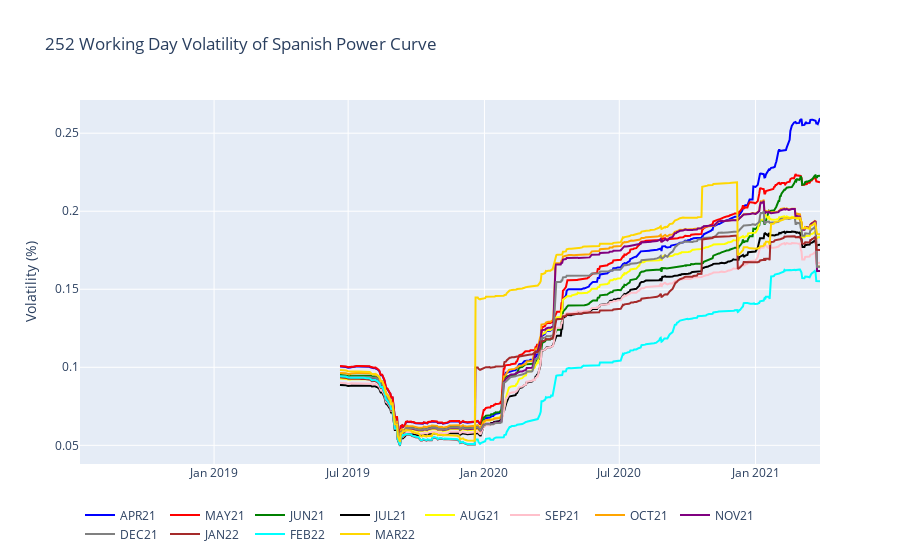
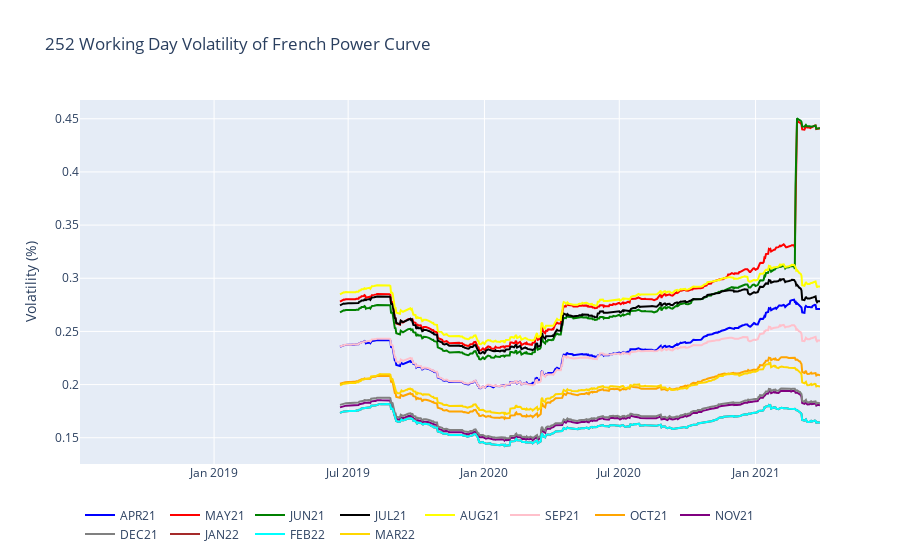

The cell these charts' notebook holds for them, in order:
### Markdown cell above
### Output Screen

### Code cell
display(fig_vol1)
display(fig_vol2)
put_values=european_vanilla_option(S=greeks['LastClosing1'],K=greeks['LastClosing2'],T=greeks['T_Value_days'],r=0.023,sigma=greeks['MutualVola_K'],option='put')
call_values=european_vanilla_option(S=greeks['LastClosing1'],K=greeks['LastClosing2'],T=greeks['T_Value_days'],r=0.023,sigma=greeks['MutualVola_K'],option='call')
greeks['PUT_STRIKE_VALUES']=put_values
greeks['CALL_STRIKE_VALUES']=call_values
display(greeks)

### Figure 1 — Plotly figure (JSON) as saved in the notebook; plotly's stock layout.template omitted (floating-point values rounded to 4 significant figures; data arrays with more than 128 entries replaced by an {"elided": "..."} marker saying what was removed)
{"data": [{"connectgaps": true, "line": {"color": "blue"}, "name": "APR21", "type": "scatter", "x": {"elided": "714 str values"}, "y": {"elided": "714 float values"}}, {"connectgaps": true, "line": {"color": "red"}, "name": "MAY21", "type": "scatter", "x": {"elided": "714 str values"}, "y": {"elided": "714 float values"}}, {"connectgaps": true, "line": {"color": "green"}, "name": "JUN21", "type": "scatter", "x": {"elided": "714 str values"}, "y": {"elided": "714 float values"}}, {"connectgaps": true, "line": {"color": "black"}, "name": "JUL21", "type": "scatter", "x": {"elided": "714 str values"}, "y": {"elided": "714 float values"}}, {"connectgaps": true, "line": {"color": "yellow"}, "name": "AUG21", "type": "scatter", "x": {"elided": "714 str values"}, "y": {"elided": "714 float values"}}, {"connectgaps": true, "line": {"color": "pink"}, "name": "SEP21", "type": "scatter", "x": {"elided": "714 str values"}, "y": {"elided": "714 float values"}}, {"connectgaps": true, "line": {"color": "orange"}, "name": "OCT21", "type": "scatter", "x": {"elided": "714 str values"}, "y": {"elided": "714 float values"}}, {"connectgaps": true, "line": {"color": "purple"}, "name": "NOV21", "type": "scatter", "x": {"elided": "714 str values"}, "y": {"elided": "714 float values"}}, {"connectgaps": true, "line": {"color": "grey"}, "name": "DEC21", "type": "scatter", "x": {"elided": "714 str values"}, "y": {"elided": "714 float values"}}, {"connectgaps": true, "line": {"color": "brown"}, "name": "JAN22", "type": "scatter", "x": {"elided": "714 str values"}, "y": {"elided": "714 float values"}}, {"connectgaps": true, "line": {"color": "cyan"}, "name": "FEB22", "type": "scatter", "x": {"elided": "714 str values"}, "y": {"elided": "714 float values"}}, {"connectgaps": true, "line": {"color": "gold"}, "name": "MAR22", "type": "scatter", "x": {"elided": "714 str values"}, "y": {"elided": "714 float values"}}], "layout": {"legend": {"orientation": "h", "x": 0, "y": -0.1}, "title": {"text": "252 Working Day Volatility of Spanish Power Curve"}, "yaxis": {"title": {"text": "Volatility (%)"}}}}

### Figure 2 — Plotly figure (JSON) as saved in the notebook; plotly's stock layout.template omitted (floating-point values rounded to 4 significant figures; data arrays with more than 128 entries replaced by an {"elided": "..."} marker saying what was removed)
{"data": [{"connectgaps": true, "line": {"color": "blue"}, "name": "APR21", "type": "scatter", "x": {"elided": "714 str values"}, "y": {"elided": "714 float values"}}, {"connectgaps": true, "line": {"color": "red"}, "name": "MAY21", "type": "scatter", "x": {"elided": "714 str values"}, "y": {"elided": "714 float values"}}, {"connectgaps": true, "line": {"color": "green"}, "name": "JUN21", "type": "scatter", "x": {"elided": "714 str values"}, "y": {"elided": "714 float values"}}, {"connectgaps": true, "line": {"color": "black"}, "name": "JUL21", "type": "scatter", "x": {"elided": "714 str values"}, "y": {"elided": "714 float values"}}, {"connectgaps": true, "line": {"color": "yellow"}, "name": "AUG21", "type": "scatter", "x": {"elided": "714 str values"}, "y": {"elided": "714 float values"}}, {"connectgaps": true, "line": {"color": "pink"}, "name": "SEP21", "type": "scatter", "x": {"elided": "714 str values"}, "y": {"elided": "714 float values"}}, {"connectgaps": true, "line": {"color": "orange"}, "name": "OCT21", "type": "scatter", "x": {"elided": "714 str values"}, "y": {"elided": "714 float values"}}, {"connectgaps": true, "line": {"color": "purple"}, "name": "NOV21", "type": "scatter", "x": {"elided": "714 str values"}, "y": {"elided": "714 float values"}}, {"connectgaps": true, "line": {"color": "grey"}, "name": "DEC21", "type": "scatter", "x": {"elided": "714 str values"}, "y": {"elided": "714 float values"}}, {"connectgaps": true, "line": {"color": "brown"}, "name": "JAN22", "type": "scatter", "x": {"elided": "714 str values"}, "y": {"elided": "714 float values"}}, {"connectgaps": true, "line": {"color": "cyan"}, "name": "FEB22", "type": "scatter", "x": {"elided": "714 str values"}, "y": {"elided": "714 float values"}}, {"connectgaps": true, "line": {"color": "gold"}, "name": "MAR22", "type": "scatter", "x": {"elided": "714 str values"}, "y": {"elided": "714 float values"}}], "layout": {"legend": {"orientation": "h", "x": 0, "y": -0.1}, "title": {"text": "252 Working Day Volatility of French Power Curve"}, "yaxis": {"title": {"text": "Volatility (%)"}}}}
